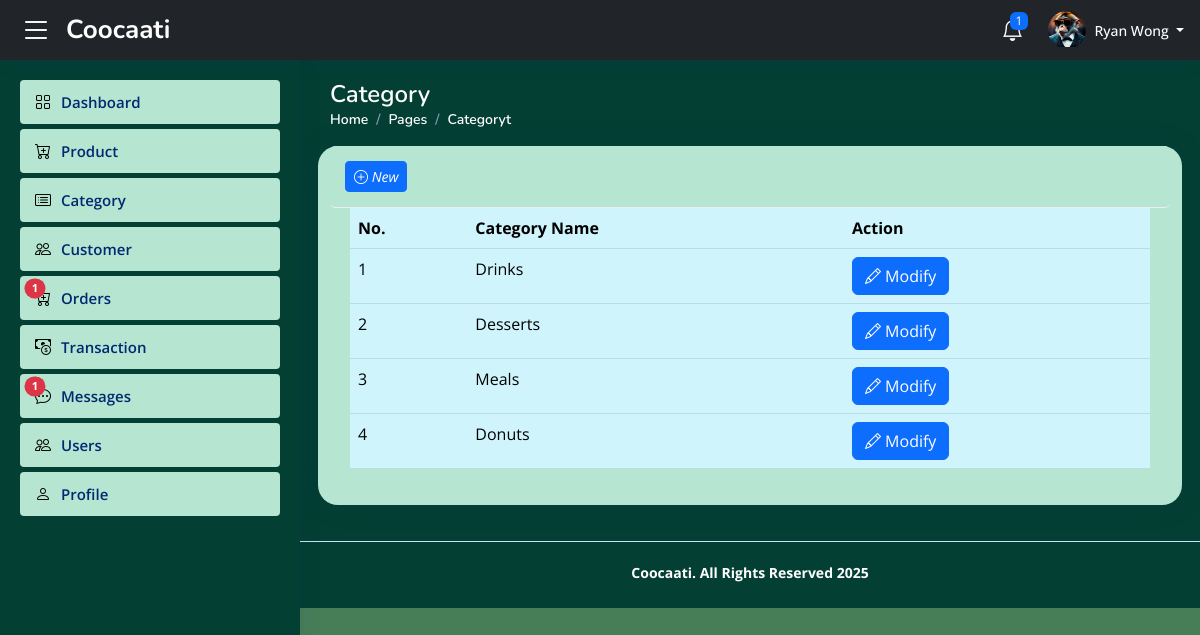
Page /admin/index.php?page=category (signed in) on the committed database.
### tables this page shows
CREATE TABLE `user` (
  `user_id` int(11) NOT NULL,
  `fname` varchar(50) NOT NULL DEFAULT '0',
  `lname` varchar(50) NOT NULL DEFAULT '0',
  `uname` varchar(50) NOT NULL DEFAULT '0',
  `password` varchar(50) NOT NULL DEFAULT '0',
  `type` varchar(50) NOT NULL DEFAULT '0',
  `avatar` varchar(50) NOT NULL DEFAULT '0',
  `job` varchar(50) NOT NULL DEFAULT '0',
  `special_code` varchar(50) NOT NULL DEFAULT '0'
);

CREATE TABLE `category` (
  `cat_id` int(11) NOT NULL,
  `name` varchar(50) NOT NULL DEFAULT '0'
);

### admin/index.php (called while the page is built, shortened)
<?php
include('assets/header.php');
include('assets/sidebar.php');
$page = isset($_GET['page']) ? $_GET['page'] : 'assets/index_body';
include $page.'.php';
include('assets/footer.php');
 ?>

### admin/include/database.php (called while the page is built, shortened)
<?php
 class database{
var $sql_string = '';
	private $conn;
	public function open_connection() {
		$this->conn = mysqli_connect(server,user,pass);
		if(!$this->conn){
			echo "Problem in database connection! Contact administrator!";
			exit();
		}else{
			$db_select = mysqli_select_db($this->conn, database_name);
		}
	}
	function setQuery($sql='') {
		$this->sql_string=$sql;
	}
	function executeQuery() {
		$result = mysqli_query($this->conn,$this->sql_string);
		return $result;
	}
	private function confirm_query($result) {
		return $result;
	}
	public function num_rows($result_set) {
		return mysqli_num_rows($result_set);
	}
	function loadSingleResult() {
		$cur = $this->executeQuery();
		while ($row = mysqli_fetch_object($cur)) {
			$data = $row;
		}
		return $data;
	}
}
$mydb = new database();
?>

### admin/include/member.php (called while the page is built, shortened)
<?php
require_once("database.php");
class user{
	function getUserData($user_id){
		global $mydb;
		if(!empty($user_id)){
			$mydb->setQuery("select * from user where user_id = {$user_id}");
			$cur = $mydb->executeQuery();
			$numrows = $mydb->num_rows($cur);
			if($numrows > 0){
				$found = $mydb->loadSingleResult();
				return $data = array(
					'account_name'=>$found->fname.' '.$found->lname,
					'job'=>$found->job,
					'type'=>$found->type,
					'avatar'=>$found->avatar,
					'fname'=>$found->fname,
					'lname'=>$found->lname,
					'monkey_name'=>$found->special_code
				);
			}
		}
		return false;
	}
}
 ?>

### admin/include/dashboard.php (called while the page is built, shortened)
<?php
require_once('database.php');
class dash{
    function getCountNotificationsToday(){
        global $mydb;
        $mydb->setQuery("select count(user_mID) as 'count' from user_message where date(date_message) = date(now()) and status = 0 limit 10");
        $cur = $mydb->executeQuery();
        $numrows = $mydb->num_rows($cur);
        if($numrows > 0){
            $found = $mydb->loadSingleResult();
            return $found->count;
        }
        return false;
    }
}
?>

### admin/category.php (the view, shortened to what this page needs)
<main id="main" class="main">
    <div class="pagetitle">
      <h1 style="color: white;">Category</h1>
      <nav>
        <ol class="breadcrumb">
          <li class="breadcrumb-item"><a href="<?php echo WEB_ROOT."/admin";  ?>"
            style="color:white"
          >Home</a></li>
          <li class="breadcrumb-item" style="color:white;">Pages</li>
          <li class="breadcrumb-item active" style="color:white;">Categoryt</li>
        </ol>
      </nav>
    </div>
    <section class="section profile">
     <div class="row">
        <div class="card mb-3" style="background-color:#b6e5d2;border-radius:20px;">
          <div class="card-header" style="background-color:#b6e5d2;border-radius:5px;">
           <button class="btn btn-sm btn-primary" data-bs-toggle="modal" data-bs-target="#AddCat" type="button"><i class="bi bi-plus-circle"> New</i></button>
        </div>
          <div class="card-body">
            <div class="table-responsive">
              <table class="table datatable table-info" id="dataTable" width="100%" cellspacing="0">
                <thead>
                  <tr>
                    <th>No.</th>
                    <th>Category Name</th>
                    <th>Action</th>
                  </tr>
                </thead>
                <tbody>
                    <?php
                    $category = showCategory();
                    $i = 1;
                    foreach ($category as $res) {
                      ?>
                      <tr>
                        <td><?php echo $i; ?></td>
                        <td><?php echo $res['name']; ?></td>
                        <td>
                          <button type="button" id="edit_cat_btn" data-id="<?php echo $res['cat_id']; ?>" class="btn btn-primary bi bi-pencil"> Modify</button>
                        </td>
                      </tr>
                      <?php
                 $i++;   }
                     ?>
                </tbody>
              </table>
            </div>
          </div>
        </div>
      </div>
    </section>
  </main>
<?php
function showCategory(){
  global $mydb;
  $mydb->setQuery('select * from category');
  $cur = $mydb->executeQuery();
  $numrows = $mydb->num_rows($cur);
  if($numrows > 0){
    return $cur;
  }else{
    return false;
  }
}
 ?>

### admin/assets/header.php (shortened to what this page needs)
<?php
  $user_class = new user();
  $user_data = $user_class->getUserData($_SESSION['user_id']);
?>
<!DOCTYPE html>
<html lang="en">
<head>
  <link href="assets/vendor/bootstrap/css/bootstrap.min.css" rel="stylesheet">
  <link href="assets/vendor/bootstrap-icons/bootstrap-icons.css" rel="stylesheet">
  <link href="assets/vendor/boxicons/css/boxicons.min.css" rel="stylesheet">
  <link href="assets/vendor/quill/quill.snow.css" rel="stylesheet">
  <link href="assets/vendor/quill/quill.bubble.css" rel="stylesheet">
  <link href="assets/vendor/remixicon/remixicon.css" rel="stylesheet">
  <link href="assets/vendor/simple-datatables/style.css" rel="stylesheet">
  <link href="assets/css/style.css" rel="stylesheet">
</head>
<body>
  <header id="header" class="header fixed-top d-flex align-items-center bg-dark">
  <div class="d-flex align-items-center justify-content-between">
    <i class="bi bi-list toggle-sidebar-btn me-1" style="color: white; position: relative; left: -10px"></i>
    <a href="<?php echo WEB_ROOT."admin/"; ?>" class="logo d-flex align-items-center">
      <span class="d-none d-lg-block" style="color: white;">Coocaati</span>
    </a>
  </div>
    <nav class="header-nav ms-auto">
      <ul class="d-flex align-items-center">
        <li class="nav-item dropdown">
          <?php
              $dashboard_data = new dash();
              $notif_count_today = $dashboard_data->getCountNotificationsToday();
           ?>
           <?php
           if($user_data['type'] == 1){
            echo '
          <a class="nav-link nav-icon" href="#" data-bs-toggle="dropdown">
            <i class="bi bi-bell" style="color: white;"></i>
            <span class="badge bg-primary badge-number"> '.$notif_count_today.'</span>
          </a>
            ';
           }
            ?>
        </li>
        <li class="nav-item dropdown pe-3">
        <a class="nav-link nav-profile d-flex align-items-center pe-0" href="#" data-bs-toggle="dropdown">
          <div class="avatar-container" style="width: 38px; height: 38px; border-radius: 50%; overflow: hidden;">
              <img src="assets/avatar/<?php echo $user_data['avatar']; ?>" alt="Profile"
              style="width: 100%; height: 100%; object-fit: cover;">
          </div>
          <span class="d-none d-md-block dropdown-toggle ps-2" style="color: white; font-weight: 500;">
          <?php echo $_SESSION['account_name']; ?>
          </span>
        </a>
        </li>
      </ul>
    </nav>
  </header>

### admin/assets/css/style.css (style rules this page uses)
:root { scroll-behavior: smooth; }
body { font-family: "Open Sans", sans-serif; background: #477e58; color: #020202; }
a { color: #4154f1; text-decoration: none; }
h1, h2, h3, h4, h5, h6 { font-family: "Nunito", sans-serif; }
#main { margin-top: 60px; padding: 20px 30px; transition: all 0.3s; background-color: #043f34; }
.pagetitle { margin-bottom: 10px; }
.pagetitle h1 { font-size: 24px; margin-bottom: 0; font-weight: 600; color: #012970; }
.card { margin-bottom: 30px; border: none; border-radius: 5px; box-shadow: 0px 0 30px rgba(1, 41, 112, 0.1); }
.card-header, .card-footer { border-color: #ebeef4; background-color: #fff; color: #798eb3; padding: 15px; }
.card-body { padding: 0 20px 20px 20px; }
.breadcrumb { font-size: 14px; font-family: "Nunito", sans-serif; color: #899bbd; font-weight: 600; }
.breadcrumb a { color: #899bbd; transition: 0.3s; }
.breadcrumb .breadcrumb-item::before { color: #899bbd; }
.breadcrumb .active { color: #51678f; font-weight: 600; }
.logo { line-height: 1; }
@media (min-width: 1200px) { .logo { width: 280px; } }
.logo span { font-size: 26px; font-weight: 700; color: #012970; font-family: "Nunito", sans-serif; }
.header { transition: all 0.5s; z-index: 997; height: 60px; box-shadow: 0px 2px 20px rgba(1, 41, 112, 0.1); background-color: #fff; padding-left: 20px; }
.header .toggle-sidebar-btn { font-size: 32px; padding-left: 10px; cursor: pointer; color: #012970; }
.header-nav ul { list-style: none; }
.header-nav>ul { margin: 0; padding: 0; }
.header-nav .nav-icon { font-size: 22px; color: #012970; margin-right: 25px; position: relative; }
.header-nav .nav-profile { color: #012970; }
.header-nav .nav-profile img { max-height: 36px; }
.header-nav .nav-profile span { font-size: 14px; font-weight: 600; }
.header-nav .badge-number { position: absolute; inset: -2px -5px auto auto; font-weight: normal; font-size: 12px; padding: 3px 6px; }
@media (min-width: 1200px) { #main, #footer { margin-left: 300px; } }

### rows in the picture
user: avatar (picture)
category: name "Drinks"
category: name "Desserts"
category: name "Meals"
category: name "Donuts"

### other values in the picture
$notif_count_today "1"
$_SESSION['account_name'] "Ryan Wong"
$pendingOrderedCounts "1"
$notif_count "1"
